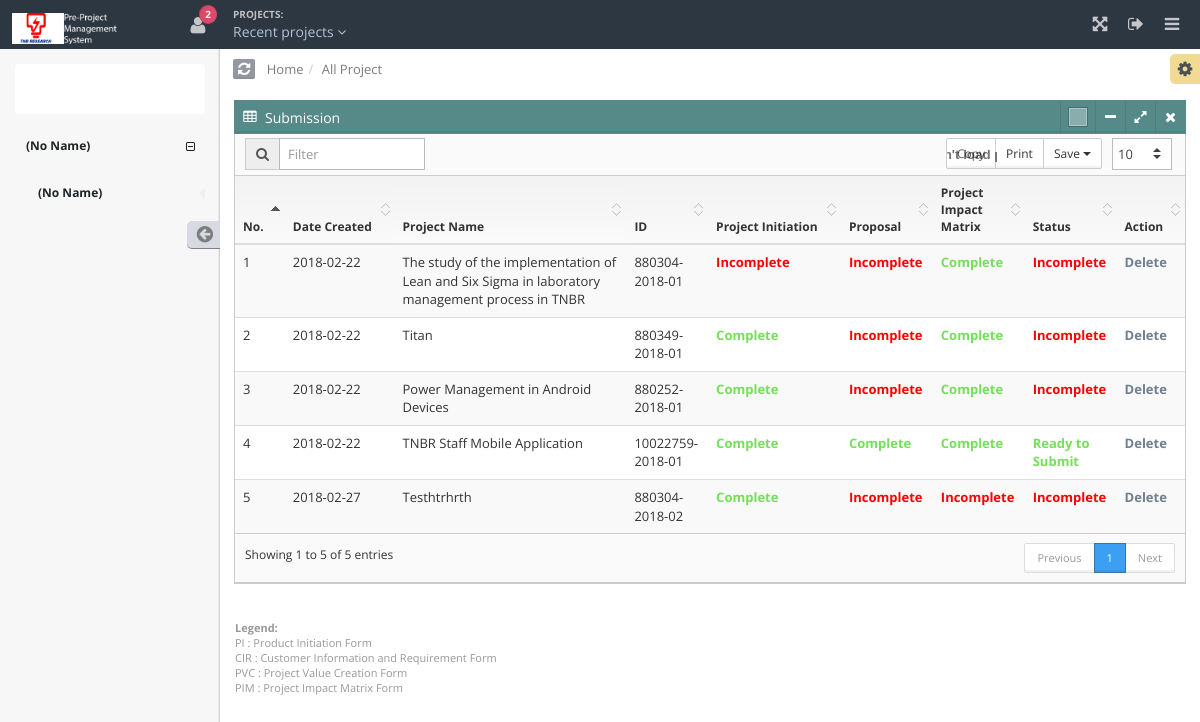
/allproject.php, run on the app's committed database.
### tables this page shows
CREATE TABLE IF NOT EXISTS `project` (
  `id` int(15) NOT NULL AUTO_INCREMENT,
  `projectid` varchar(30) NOT NULL,
  `title` varchar(500) NOT NULL,
  `username` varchar(100) NOT NULL,
  `date_created` date NOT NULL,
  `pi_status` varchar(500) NOT NULL,
  `cir_status` varchar(500) NOT NULL,
  `pvc_status` varchar(500) NOT NULL,
  `proposal_status` varchar(500) NOT NULL,
  `pim_status` varchar(500) NOT NULL,
  `reviewer` varchar(500) NOT NULL,
  `date_send` date NOT NULL,
  `remarks` varchar(500) NOT NULL,
  `manager_status` varchar(500) NOT NULL,
  `approval_date` date NOT NULL,
  `upload_proposal_status` varchar(500) NOT NULL,
  PRIMARY KEY (`id`)
);

### allproject.php (the view, shortened to what this page needs)
<?php
include("inc/header.php");
include("inc/nav.php");
?>
<div id="main" role="main">
	<?php
		include("inc/ribbon.php");
	?>
	<div id="content">
		<section id="widget-grid" class="">
		<div class="row">
		<article class="col-xs-12 col-sm-12 col-md-12 col-lg-12">
					<div class="jarviswidget jarviswidget-color-teal" id="wid-id-3" data-widget-editbutton="false">
						<header>
							<span class="widget-icon"> <i class="fa fa-table"></i> </span>
							<h2>Submission</h2>
						</header>
						<div>
							<div class="widget-body no-padding">
								<div class="widget-body-toolbar">
								</div>
								<table id="datatable_tabletools" class="table table-striped table-hover">
									<thead>
										<tr>
											<th>No.</th>
											<th>Date Created</th>
											<th>Project Name</th>
											<th width=10%>ID</th>
											<th>Project Initiation</th>
											<th>Proposal</th>
											<th>Project <br>Impact <br>Matrix</th>
											<th>Status</th>
											<th>Action</th>
										</tr>
									</thead>
									<tbody>
									<?php
									$q = "SELECT * FROM project";
									$r = mysql_query($q);
									while ($row = mysql_fetch_array($r))
									{
										$projectid = $row['projectid'];
										$title = $row['title'];
										$date_created = $row['date_created'];
										$pi_status = $row['pi_status'];
										$cir_status = $row['cir_status'];
										$pvc_status = $row['pvc_status'];
										$proposal_status = $row['proposal_status'];
										$pim_status = $row['pim_status'];
										$no++;
										if
										(
										(strpos($pi_status,'Complete') !== false) &&
										(strpos($cir_status,'Complete') !== false) &&
										(strpos($pvc_status,'Complete') !== false) &&
										(strpos($proposal_status,'Complete') !== false) &&
										(strpos($pim_status,'Complete') !== false)
										)
										{
											$submission = "<a href=\"choose.php?projectid=$projectid\"><font color=\"74E059\"><strong>Ready to Submit</strong></font></a>";
										}
										else
										{
											$submission = "<font color=\"FF0000\"><strong>Incomplete</strong></font>";
										}
									?>
										<tr>
											<td><?php echo $no; ?></td>
											<td><?php echo $date_created; ?></td>
											<td><?php echo $title; ?></td>
											<td><?php echo $projectid; ?></td>
											<td><a href="pi.php?track=<?php echo $projectid; ?>"><?php echo $pi_status; ?></a></td>
											<td><a href="proposal.php?track=<?php echo $projectid; ?>"><?php echo $proposal_status; ?></a></td>
											<td><a href="pim.php?track=<?php echo $projectid; ?>"><?php echo $pim_status; ?></a></td>
											<td><?php echo $submission; ?></td>
											<td><a href="delete.php?track=<?php echo $projectid; ?>"><font color="708090"><strong>Delete</strong></font></a></td>
										</tr>
									<?php } ?>
									</tbody>
								</table>
							</div>
						</div>
					</div>
				</article>
			</div>
			<div class="note">
			<strong>Legend:</strong><br>
			PI : Product Initiation Form<br>
			CIR : Customer Information and Requirement Form<br>
			PVC : Project Value Creation Form<br>
			PIM : Project Impact Matrix Form
			</div>
		</section>
	</div>
</div>
<?php
	include("inc/footer.php");
?>

### css/smartadmin-skins.css (style rules this page uses)
body.smart-style-2 { background:#fff; }

### data on the page
project: date_created "2018-02-22", title "The study of the implementation of Lean and Six Sigma in laboratory management process in TNBR", projectid "880304-2018-01", pi_status "Incomplete", proposal_status "Incomplete", pim_status "Complete"
project: date_created "2018-02-22", title "Titan", projectid "880349-2018-01", pi_status "Complete", proposal_status "Incomplete", pim_status "Complete"
project: date_created "2018-02-22", title "Power Management in Android Devices", projectid "880252-2018-01", pi_status "Complete", proposal_status "Incomplete", pim_status "Complete"
project: date_created "2018-02-22", title "TNBR Staff Mobile Application", projectid "10022759-2018-01", pi_status "Complete", proposal_status "Complete", pim_status "Complete"
project: date_created "2018-02-27", title "Testhtrhrth", projectid "880304-2018-02", pi_status "Complete", proposal_status "Incomplete", pim_status "Incomplete"

### other printed values
$nav_title "(No Name)"
$display "Home"
$page_title "All Project"
